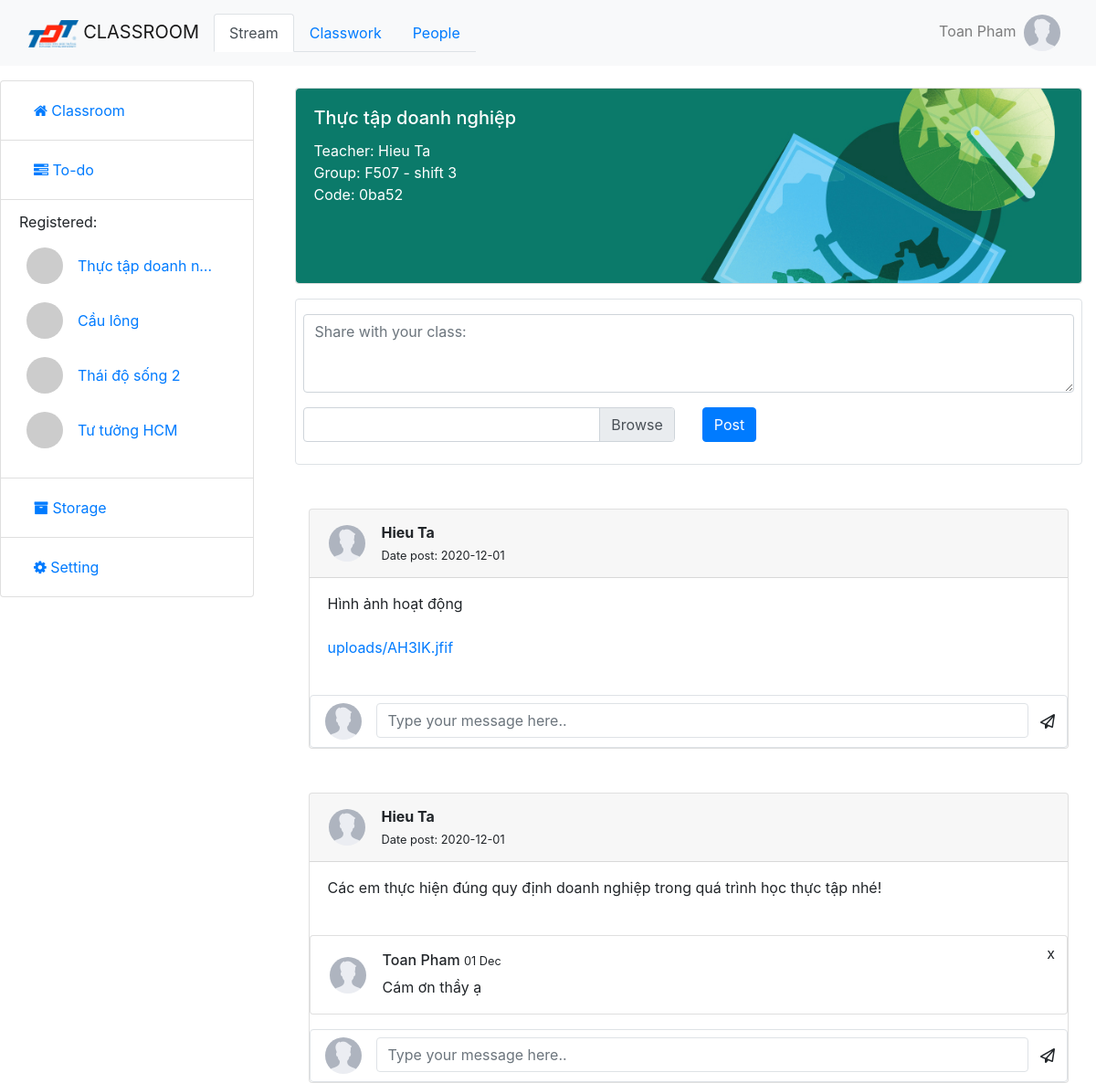
The app's page /classes.php?course_id=0ba52 (signed in), older data.
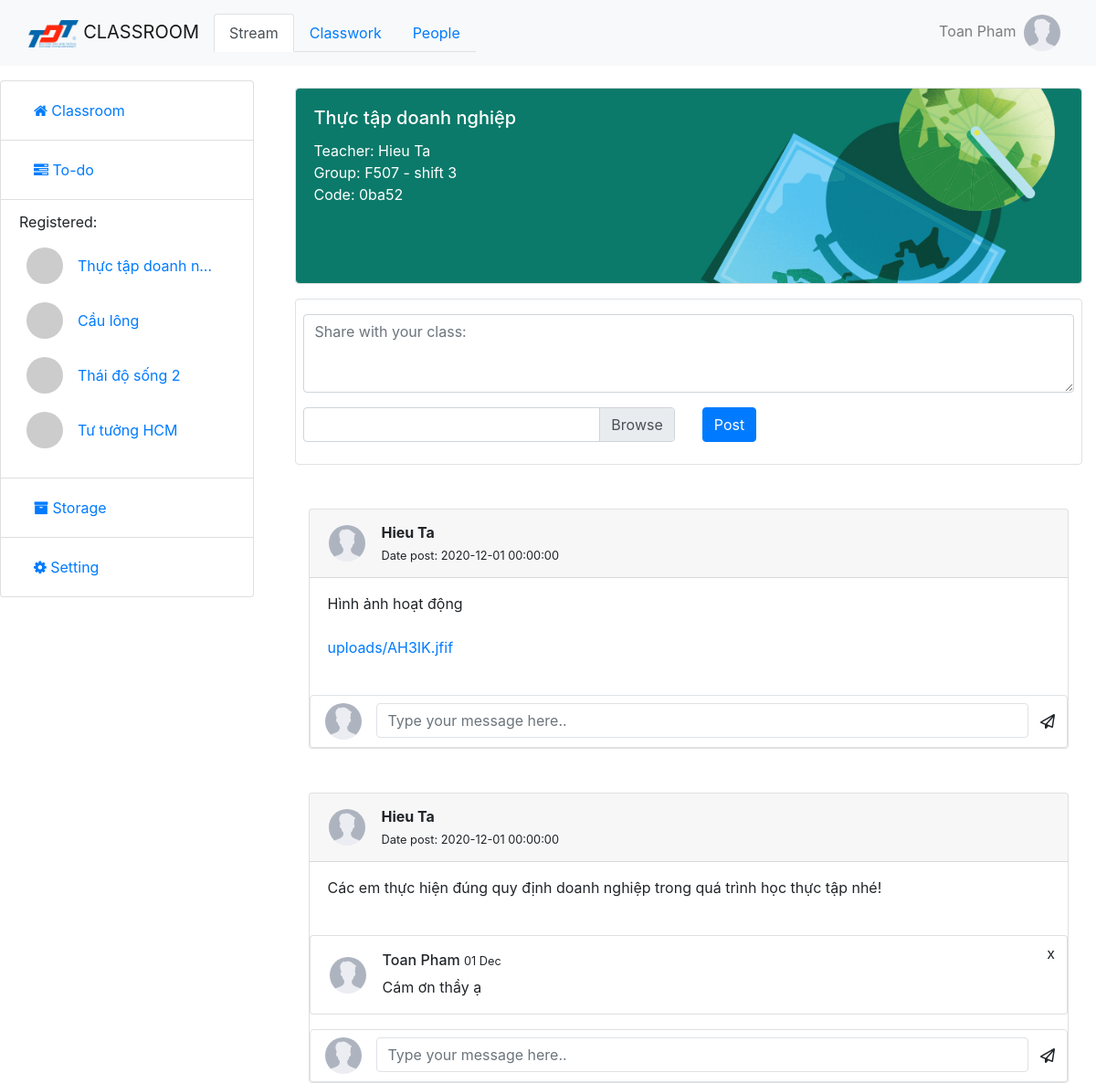
The same page, newer data.
### tables this page shows
CREATE TABLE `course` (
  `id` varchar(10) NOT NULL,
  `user_id` int(11) NOT NULL,
  `name` varchar(50) NOT NULL,
  `gr` varchar(30) NOT NULL,
  `shift` varchar(30) NOT NULL,
  `background` text  NOT NULL
);

CREATE TABLE `users` (
  `id` int(11) NOT NULL,
  `username` varchar(30) NOT NULL,
  `password` varchar(50) NOT NULL,
  `fullname` varchar(30) NOT NULL,
  `email` varchar(30) NOT NULL,
  `phone` varchar(11) NOT NULL,
  `date` date NOT NULL,
  `avatar` varchar(255) NOT NULL DEFAULT 'img/user.png'
);

CREATE TABLE `activity` (
  `id` int(11) NOT NULL,
  `course_id` varchar(10) NOT NULL,
  `description` text NOT NULL,
  `file` text DEFAULT NULL,
  `time` DATETIME DEFAULT CURRENT_TIMESTAMP
);

CREATE TABLE `activity_comment` (
  `activity_id` int(11) NOT NULL,
  `comment_id` int(11) NOT NULL
);

CREATE TABLE `comment` (
  `id` int(11) NOT NULL,
  `user_id` int(11) NOT NULL,
  `content` varchar(250) NOT NULL,
  `date` DATETIME DEFAULT CURRENT_TIMESTAMP
);

### classes.php (the view, shortened to what this page needs)
<!DOCTYPE html>
<html lang="en">
<head>
    <link rel="stylesheet" href="https://maxcdn.bootstrapcdn.com/bootstrap/4.5.2/css/bootstrap.min.css">
    <link rel="stylesheet" href="https://cdnjs.cloudflare.com/ajax/libs/font-awesome/4.7.0/css/font-awesome.min.css">
    <link rel="stylesheet" href="style.css">
</head>
<body>
    <?php
    require("processClass.php");
    include_once("processActivity.php");
    if (isset($_GET["course_id"])) {
        $course_id = $_GET["course_id"];
    } else {
        $course_id = $_SESSION["course_id"];
    }
    $user_id = $_SESSION["user_id"];
    $sql = "SELECT * FROM course a WHERE a.id = '$course_id'";
    $result = $conn->query($sql);
    $row = $result->fetch_assoc();
    $background = $row['background'];
    $name = $row["name"];
    $gr = $row["gr"];
    $shift  = $row["shift"];
    $sql = "SELECT * FROM users u,course c WHERE c.id = '$course_id' AND u.id = c.user_id";
    $result = $conn->query($sql);
    $row = $result->fetch_assoc();
    $lecturer_id = $row["user_id"];
    $lecturer = $row["fullname"];
    ?>
    <nav class="navbar navbar-expand-lg navbar-light bg-light">
        <div class="container-fluid">
            <a class="navbar-brand" href="home.php"><img class="navbar-logo" src="img\logo-tdt.png" alt="TDTU"> CLASSROOM</a>
            <div class="collapse navbar-collapse" id="navbarSupportedContent">
                <ul class="nav nav-tabs justify-content-center" id="myTab" role="tablist">
                    <li class="nav-item">
                        <a class="nav-link active" id="stream-tab" data-toggle="tab" href="#stream" role="tab" aria-controls="stream" aria-selected="true">Stream</a>
                    </li>
                    <li class="nav-item">
                        <a class="nav-link" id="classwork-tab" data-toggle="tab" href="#classwork" role="tab" aria-controls="classwork" aria-selected="false">Classwork</a>
                    </li>
                    <li class="nav-item">
                        <a class="nav-link" id="people-tab" data-toggle="tab" href="#people" role="tab" aria-controls="people" aria-selected="false">People</a>
                    </li>
                </ul>
                <ul class="navbar-nav ml-auto">
                    <li class="nav-item">
                        <a class="nav-link dropdown" id="navbarDropdown" role="button" data-toggle="dropdown" aria-haspopup="true" aria-expanded="false">
                            <span class="mr-1"> <?php echo $_SESSION["user_name"] ?> </span>
                            <img class="rounded-circle avatar" src="<?php echo $row['avatar'] ?>">
                        </a>
                    </li>
                </ul>
            </div>
        </div>
    </nav>
    <div class="row mt-3">
        <?php require "load_SideBar.php"; ?>
        <div class="col-md-9" name="card-columns">
            <div class="tab-content container" id="myTabContent">
                <div class="tab-pane fade show active mt-2" id="stream" role="tabpanel" aria-labelledby="stream-tab">
                    <div class="header mb-3">
                        <div class="card">
                            <img class="img-fluid rounded" src="<?php echo $background ?>" class="card-img" alt="image">
                            <div class="card-img-overlay text-white">
                                <div class="d-flex">
                                    <div class="mr-auto">
                                        <h5 class="card-title"><?php echo $name ?></h5>
                                        <div class="card-text">Teacher: <?php echo $lecturer ?></div>
                                        <div class="card-text">Group: <?php echo $gr ?> - shift <?php echo $shift ?> </div>
                                        <div class="card-text">Code: <?php echo $course_id ?></div>
                                    </div>
                                </div>
                            </div>
                        </div>
                    </div>
                    <form class="border rounded mb-3" action="" method="POST" enctype="multipart/form-data">
                        <div class="form-group px-2 pt-3">
                            <textarea class="form-control" name="description" rows="3" placeholder="Share with your class: " require></textarea>
                        </div>
                        <div class="form-group row px-2">
                            <div class="col-sm pb-2">
                                <div class="custom-file">
                                    <label class="custom-file-label" for="customFile"></label>
                                </div>
                            </div>
                            <div class="col-sm pb-2">
                                <button type="submit" class="btn btn-primary" name="activity-submit">Post</button>
                            </div>
                        </div>
                    </form>
                    <div class=" activity-space mt-3">
                        <?php
                        $sql = "SELECT * FROM activity,user_activity u, course_activity c WHERE id = c.activity_id AND c.course_id = '$course_id' AND id = u.activity_id ORDER BY id DESC";
                        $result = $conn->query($sql);
                        while ($row = $result->fetch_assoc()) {
                            displayActivity($row, $lecturer_id, $user_id);
                        }
                        ?>
                    </div>
                </div>
            </div>
        </div>
    </div>
</body>
</html>

### load_SideBar.php (shortened to what this page needs)
<div class="col-md-3" name="side-bar">
    <ul class="list-group">
        <li class="list-group-item">
            <a class="nav-link" href="home.php">
                <i class="fa fa-home" aria-hidden="true"></i>
                Classroom
            </a>
        </li>
        <li class="list-group-item">
            <a class="nav-link" href="todo.php">
                <i class="fa fa-tasks" aria-hidden="true"></i>
                To-do
            </a>
        </li>
        <li class="list-group-item ">
            <p>Registered:</p>
            <div class="overflow-auto">
                <?php
                require("connect.php");
                $sql = "SELECT * FROM course WHERE id in ( SELECT course_id FROM user_course WHERE user_id = $user_id )";
                $result = mysqli_query($conn, $sql);
                while ($row = $result->fetch_assoc()) {
                ?>
                    <div class="d-flex bd-highlight mb-2 pl-2">
                        <img class="rounded-circle" src="https://via.placeholder.com/50/3498DB/FFFFFF/?text=<?php echo $row['name'][0] ?>" alt="Teacher Image" style="width: 40px; height:40px">
                        <a class="nav-link card-title" href="classes.php?course_id=<?php echo $row["id"] ?>"><?php echo $row['name'] ?></a>
                    </div>
                <?php } ?>
            </div>
        </li>
        <li class="list-group-item">
            <a class="nav-link" href="#" data-toggle="modal" data-target="#exampleModal">
                <i class="fa fa-archive" aria-hidden="true"></i>
                Storage
            </a>
        </li>
        <li class="list-group-item">
            <a class="nav-link" href="#" data-toggle="modal" data-target="#exampleModal">
                <i class="fa fa-cog" aria-hidden="true"></i>
                Setting
            </a>
        </li>
    </ul>
</div>

### processActivity.php (shortened to what this page needs)
<?php
include_once("replyComment.php");
function displayActivity($row, $lecturer_id, $current_user_id)
{
    require("processComment.php");
    $activity_id = $row["id"];
    $user_id = $row['user_id'];
    $sql = "SELECT * FROM users WHERE id =( SELECT user_id FROM user_activity WHERE  user_id = $user_id AND activity_id = $activity_id )";
    $result = mysqli_query($conn, $sql);
    if ($result === FALSE) {
        echo "FALSE";
    } else {
        $user_row = $result->fetch_assoc();
        $user_name = $user_row["fullname"];
        $user_avatar = $user_row["avatar"];
        echo '
            <div class="container ">
                <div class="card d-flex mt-5" >
                    <div class="card-header d-flex ">
                        <table >
                            <tr>
                                <th>
                                    <input type="hidden" value= ' . $activity_id . ' name ="activity_id">';
        if ($user_id == $lecturer_id) {
            echo '<img class="rounded-circle mr-3 avatar" src="' . $user_avatar . '" >';
        } else {
            echo '<img class="rounded-circle mr-3 avatar" src="' . $user_avatar . '" >';
        }
        echo '
                                </th>
                                <th>
                                    <span class="card-text">' . $user_name . '</span>
                                    <br>
                                    <small>Date post: ' . $row["time"] . '</small>
                                </th>
                            </tr>
                        </table>
                        <div style="position:absolute; right:0; padding-right:10px">
                                <table>';
        echo '
                                </table>
                        </div>
                    </div>'; ?>
<?php
        echo '
            <div class="card-body pt-3 pb-4">
                <div class="card-text"> ' . $row["description"] . ' </div>';
        if ($row["file"] != null) {
            $img = $row["file"];
            echo '<br>';
            echo '<a href="' . $img . '">' . $img . '</a>';
        }
        echo '
            </div>';
        $sql = "SELECT * FROM comment c, activity_comment ac WHERE id = ac.comment_id AND activity_id = $activity_id";
        $result = $conn->query($sql);
        while ($row = $result->fetch_assoc()) {
            displayComment($row["id"], $row["activity_id"], $current_user_id);
        }
        echo '
                    <form class="mt-3 pl-3 py-2 border rounded" action="./processComment.php" method="POST">
                        <div class="input-group">
                            <img class="rounded-circle mr-3" src="' . $user_avatar . '" alt="User Image" style="width:40px; height:40px;">
                            <input type="hidden" value="' . $activity_id . '" name="activity_id">
                            <input type="hidden" value="' . $current_user_id . '" name="user_id">
                            <input type="text" name="reply" class="form-control border rounded" placeholder="Type your message here..">
                            <button class="btn" type="submit" name="rep-submit"><i class="fa fa-paper-plane-o" aria-hidden="true"></i></button>
                        </div>
                    </form>
                </div>
            </div>';
    }
}
?>

### replyComment.php (shortened to what this page needs)
<?php
    function displayComment($comment_id,$activity_id,$current_user_id){
        require("connect.php");
        $sql = "SELECT * FROM comment WHERE id = $comment_id";
        $result = mysqli_query($conn,$sql);
        if ($result === FALSE){
            echo "FALSE";
        }else{
            $row = $result->fetch_assoc();
            $content = $row["content"];
            $date = strtotime($row["date"]);
            $date = date("d M",$date);
            $commented_user = $row["user_id"];
            $sql = "SELECT * FROM users WHERE id = $commented_user";
            $result = mysqli_query($conn,$sql);
            if ($result === FALSE){
                echo "FALSE";
            }else{
                $row = $result->fetch_array();
                $username = $row['fullname'];
                $useravatar = $row['avatar'];
            }
        }
        ?>
        <div class="card d-flex mt-3" >
            <div class="card-body py-1 pb-3 pt-3"  style="position:relative">
                <table>
                    <tr>
                        <td><img class="rounded-circle mr-3" src="<?php echo $useravatar ?>" alt="Teacher Image" style="width:40px; height:40px;"> </td>
                        <td>
                             <h6><?php echo $username ?> <small><?php echo $date ?></small></h6>
                            <p class="card-text"><?php echo $content ?></p>
                        </td>
                        <?php
                        if ($commented_user == $current_user_id)
                        { ?>
                            <td>
                            <form style="position:absolute; right:0; top:0" method="POST">
                                <button class="btn m ml-auto" name="deleteComment">x</small></button>
                            </form>
                            </td>
                        <?php } ?>
                    </tr>
                </table>
            </div>
        </div>
        <?php
    }
?>

### style.css (style rules this page uses)
.avatar { width:40px; height:40px; }
.navbar-logo { height: 30px; }
.card-title { text-overflow: ellipsis; overflow: hidden; white-space: nowrap; display: block; }

Row changes from the older to the newer data that the page shows:
changed activity "Hình ảnh hoạt động": time "2020-12-01" → "2020-12-01 00:00:00"
changed activity "Các em thực hiện đúng quy định doanh nghiệp trong quá trình học thực tập nhé!": time "2020-12-01" → "2020-12-01 00:00:00"
